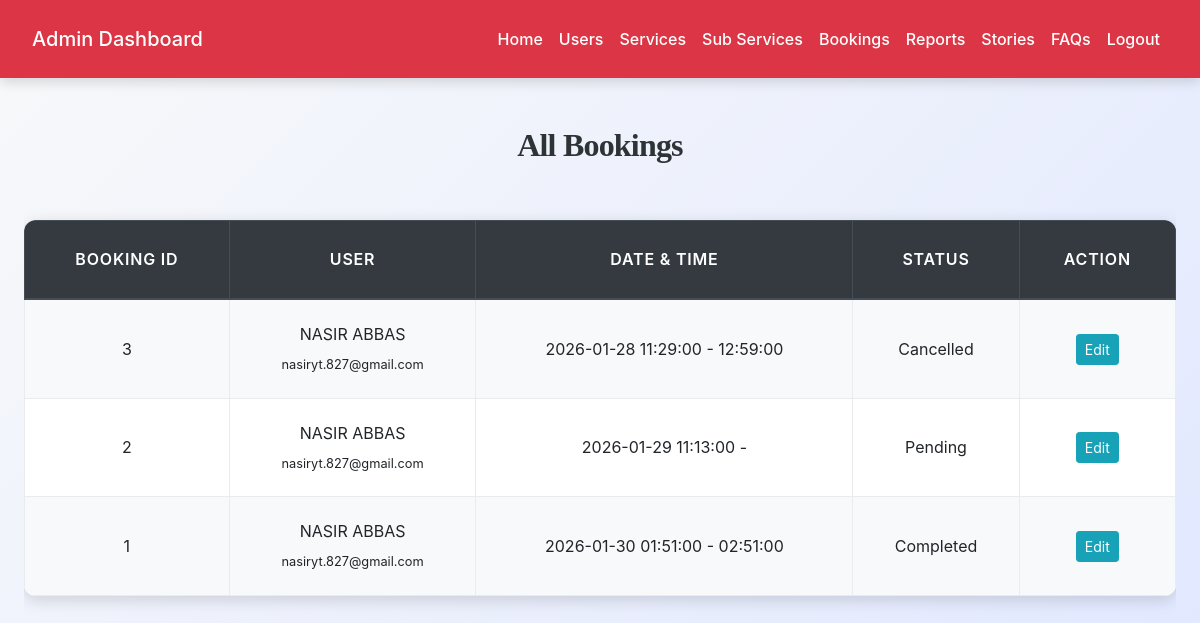
Page /admin/admin_bookings.php (signed in) on the committed database.
### tables this page shows
CREATE TABLE `bookings` (
  `booking_id` int(11) NOT NULL,
  `user_id` int(11) NOT NULL,
  `booking_date` date NOT NULL,
  `start_time` time NOT NULL,
  `end_time` time DEFAULT NULL,
  `service_address` text NOT NULL,
  `contact_number` varchar(20) NOT NULL,
  `payment_method` enum('cash_on_delivery','card','easypaisa','jazzcash','other') NOT NULL,
  `total_amount` decimal(10,2) NOT NULL,
  `status` enum('pending','confirmed','completed','cancelled','no_show') DEFAULT 'pending',
  `created_at` datetime DEFAULT current_timestamp(),
  `cancelled_at` datetime DEFAULT NULL
);

CREATE TABLE `users` (
  `id` int(11) NOT NULL,
  `full_name` varchar(100) NOT NULL,
  `dob` date NOT NULL,
  `cnic` varchar(20) NOT NULL,
  `phone` varchar(20) NOT NULL,
  `email` varchar(100) NOT NULL,
  `username` varchar(50) NOT NULL,
  `password_hash` varchar(255) NOT NULL,
  `address` text NOT NULL,
  `created_at` datetime DEFAULT current_timestamp(),
  `updated_at` datetime DEFAULT current_timestamp() ON UPDATE current_timestamp()
);

### admin/admin_bookings.php (the view, shortened to what this page needs)
<?php
include('config.php');
$sql = "SELECT
            b.booking_id, b.booking_date, b.start_time, b.end_time, b.total_amount, b.status,
            b.service_address, b.contact_number, b.payment_method, b.created_at,
            u.full_name AS user_name, u.email AS user_email, u.phone AS user_phone,
            s.service_name, s.duration_minutes, bs.price_at_booking
        FROM bookings b
        JOIN users u ON b.user_id = u.id
        JOIN booking_services bs ON b.booking_id = bs.booking_id
        JOIN services s ON bs.service_id = s.service_id
        ORDER BY b.created_at DESC";
$result = mysqli_query($conn, $sql);
$bookings = [];
while ($row = mysqli_fetch_assoc($result)) {
    $bid = $row['booking_id'];
    if (!isset($bookings[$bid])) {
        $bookings[$bid] = [
            'booking_id' => $bid,
            'booking_date' => $row['booking_date'],
            'start_time' => $row['start_time'],
            'end_time' => $row['end_time'],
            'total_amount' => $row['total_amount'],
            'status' => $row['status'],
            'service_address' => $row['service_address'],
            'contact_number' => $row['contact_number'],
            'payment_method' => $row['payment_method'],
            'created_at' => $row['created_at'],
            'user_name' => $row['user_name'],
            'user_email' => $row['user_email'],
            'user_phone' => $row['user_phone'],
            'services' => []
        ];
    }
    $bookings[$bid]['services'][] = [
        'name' => $row['service_name'],
        'price' => $row['price_at_booking'],
        'duration_minutes' => $row['duration_minutes']
    ];
}
?>
<!DOCTYPE html>
<html lang="en">
<head>
    <link rel="stylesheet" href="https://maxcdn.bootstrapcdn.com/bootstrap/4.5.2/css/bootstrap.min.css">
    <link rel="stylesheet" href="../css/style.css">
</head>
<body>
<?php include('admin_navbar.php'); ?>
<div class="container mt-5">
    <h2 class="mb-4">All Bookings</h2>
    <div class="table-responsive">
        <table class="table table-bordered table-sm table-striped">
            <thead class="thead-dark">
            <tr>
                <th>Booking ID</th>
                <th>User</th>
                <th>Date & Time</th>
                <th>Status</th>
                <th>Action</th>
            </tr>
            </thead>
            <tbody>
            <?php foreach ($bookings as $b): ?>
                <tr>
                    <td><?= $b['booking_id'] ?></td>
                    <td><?= htmlspecialchars($b['user_name']) ?><br><small><?= htmlspecialchars($b['user_email']) ?></small></td>
                    <td><?= $b['booking_date'] ?> <?= $b['start_time'] ?> - <?= $b['end_time'] ?></td>
                    <td><?= ucfirst($b['status']) ?></td>
                    <td>
                        <button class="btn btn-info btn-sm" data-toggle="modal" data-target="#bookingModal<?= $b['booking_id'] ?>">Edit</button>
                    </td>
                </tr>
            <?php endforeach; ?>
            </tbody>
        </table>
    </div>
</div>
</body>
</html>

### css/style.css (style rules this page uses)
:root { --primary: #007bff; --secondary: #6c757d; --success: #28a745; --info: #17a2b8; --warning: #ffc107; --danger: #dc3545; --light: #f8f9fa; --dark: #2d3436; --accent: #ff6f61; --highlight: #6f42c1; --shadow: rgba(0, 0, 0, 0.15); --transition: all 0.3s ease-in-out; }
body { font-family: 'Inter', 'Segoe UI', Tahoma, Geneva, Verdana, sans-serif; background: linear-gradient(135deg, var(--light) 0%, #e0e7ff 100%); color: var(--dark); line-height: 1.8; margin: 0; padding: 0; min-height: 100vh; font-size: 16px; }
h1, h2, h3, h4 { text-align: center; margin: 2.5rem 0; font-family: 'Georgia', 'Times New Roman', serif; color: var(--dark); font-weight: 700; letter-spacing: -0.025em; }
h2 { font-size: 2rem; }
.container { max-width: 1200px; margin: 0 auto 3rem; padding: 0 1.5rem; }
.table { width: 100%; border-collapse: collapse; margin: 2rem 0; font-size: 1rem; background-color: #ffffff; border-radius: 12px; overflow: hidden; box-shadow: 0 4px 16px var(--shadow); transition: var(--transition); }
.table th, .table td { padding: 1.25rem; border: 1px solid #e9ecef; text-align: center; vertical-align: middle; }
.table thead th { background-color: rgb(0, 0, 0); color: white; font-weight: 600; text-transform: uppercase; letter-spacing: 0.05em; padding: 1.5rem; }
.table tbody tr { transition: var(--transition); }
.table tbody tr:nth-child(odd) { background-color: var(--light); }

### rows in the picture
bookings: booking_id "3", user.full_name "NASIR ABBAS", user.email "nasiryt.827@gmail.com", booking_date "2026-01-28", start_time "11:29:00", end_time "12:59:00", status "Cancelled"
bookings: booking_id "2", user.full_name "NASIR ABBAS", user.email "nasiryt.827@gmail.com", booking_date "2026-01-29", start_time "11:13:00", status "Pending"
bookings: booking_id "1", user.full_name "NASIR ABBAS", user.email "nasiryt.827@gmail.com", booking_date "2026-01-30", start_time "01:51:00", end_time "02:51:00", status "Completed"
